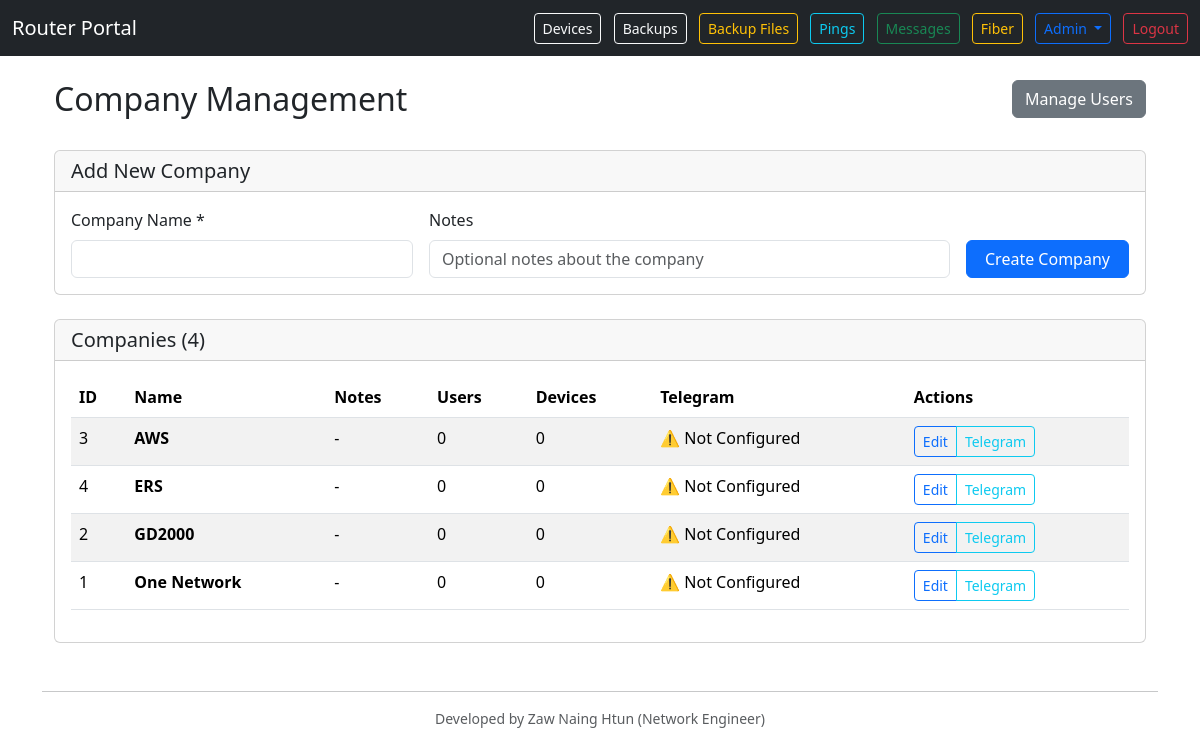
Screenshot of /admin/companies (signed in) with the database file from the repository.
### models.py (models this page shows)
class Company(db.Model):
    __tablename__ = 'companies'
    id = db.Column(db.Integer, primary_key=True)
    name = db.Column(db.String(128), unique=True, nullable=False)
    notes = db.Column(db.Text)
    devices = db.relationship('Device', backref='company', cascade='all, delete-orphan')
    telegram_settings = db.relationship('CompanyTelegramSetting', backref='company', cascade='all, delete-orphan', uselist=False)

### app.py (the view, shortened to what this page needs)
    @app.route('/admin/companies', methods=['GET', 'POST'])
    @login_required
    def admin_companies():
        if not current_user.is_superadmin:
            flash('Access denied.', 'danger')
            return redirect(url_for('dashboard'))
        companies = Company.query.order_by(Company.name.asc()).all()
        return render_template('admin_companies.html', companies=companies)

### templates/admin_companies.html (shortened to what this page needs)
{% extends 'base.html' %}
{% block content %}
<div class="container">
    <div class="row">
        <div class="col-md-8">
            <h2>Company Management</h2>
        </div>
        <div class="col-md-4 text-end">
            <a href="{{ url_for('admin_users') }}" class="btn btn-secondary">Manage Users</a>
        </div>
    </div>
    <div class="card mt-4">
        <div class="card-header">
            <h5 class="mb-0">Add New Company</h5>
        </div>
        <div class="card-body">
            <form method="post" class="row g-3">
                <div class="col-md-4">
                    <label class="form-label">Company Name *</label>
                    <input type="text" name="name" class="form-control" required>
                </div>
                <div class="col-md-6">
                    <label class="form-label">Notes</label>
                    <input type="text" name="notes" class="form-control" placeholder="Optional notes about the company">
                </div>
                <div class="col-md-2 d-flex align-items-end">
                    <button class="btn btn-primary w-100">Create Company</button>
                </div>
            </form>
        </div>
    </div>
    <div class="card mt-4">
        <div class="card-header">
            <h5 class="mb-0">Companies ({{ companies|length }})</h5>
        </div>
        <div class="card-body">
            {% if companies %}
                <div class="table-responsive">
                    <table class="table table-striped">
                        <thead>
                            <tr>
                                <th>ID</th>
                                <th>Name</th>
                                <th>Notes</th>
                                <th>Users</th>
                                <th>Devices</th>
                                <th>Telegram</th>
                                <th>Actions</th>
                            </tr>
                        </thead>
                        <tbody>
                            {% for company in companies %}
                            <tr>
                                <td>{{ company.id }}</td>
                                <td><strong>{{ company.name }}</strong></td>
                                <td>{{ company.notes or '-' }}</td>
                                <td>
                                    {% set user_count = [] %}
                                    {{ user_count|length }}
                                </td>
                                <td>
                                    {% set device_count = [] %}
                                    {{ device_count|length }}
                                </td>
                                <td>
                                    {% set telegram_status = [] %}
                                    {{ telegram_status[0] if telegram_status else '⚠️ Not Configured' }}
                                </td>
                                <td>
                                    <div class="btn-group" role="group">
                                        <a href="{{ url_for('admin_company', company_id=company.id) }}" class="btn btn-sm btn-outline-primary">Edit</a>
                                        <a href="{{ url_for('company_telegram_settings', company_id=company.id) }}" class="btn btn-sm btn-outline-info" title="Telegram Settings">
                                             Telegram
                                        </a>
                                    </div>
                                </td>
                            </tr>
                            {% endfor %}
                        </tbody>
                    </table>
                </div>
            {% else %}
                <p class="text-muted mb-0">No companies created yet.</p>
            {% endif %}
        </div>
    </div>
</div>
{% endblock %}

### rows the page displays
Company: id "3", name "AWS", notes "-", user_count "0", device_count "0", telegram_status "⚠️ Not Configured"
Company: id "4", name "ERS", notes "-", user_count "0", device_count "0", telegram_status "⚠️ Not Configured"
Company: id "2", name "GD2000", notes "-", user_count "0", device_count "0", telegram_status "⚠️ Not Configured"
Company: id "1", name "One Network", notes "-", user_count "0", device_count "0", telegram_status "⚠️ Not Configured"

### other values shown
{{ companies|length }} "4"
